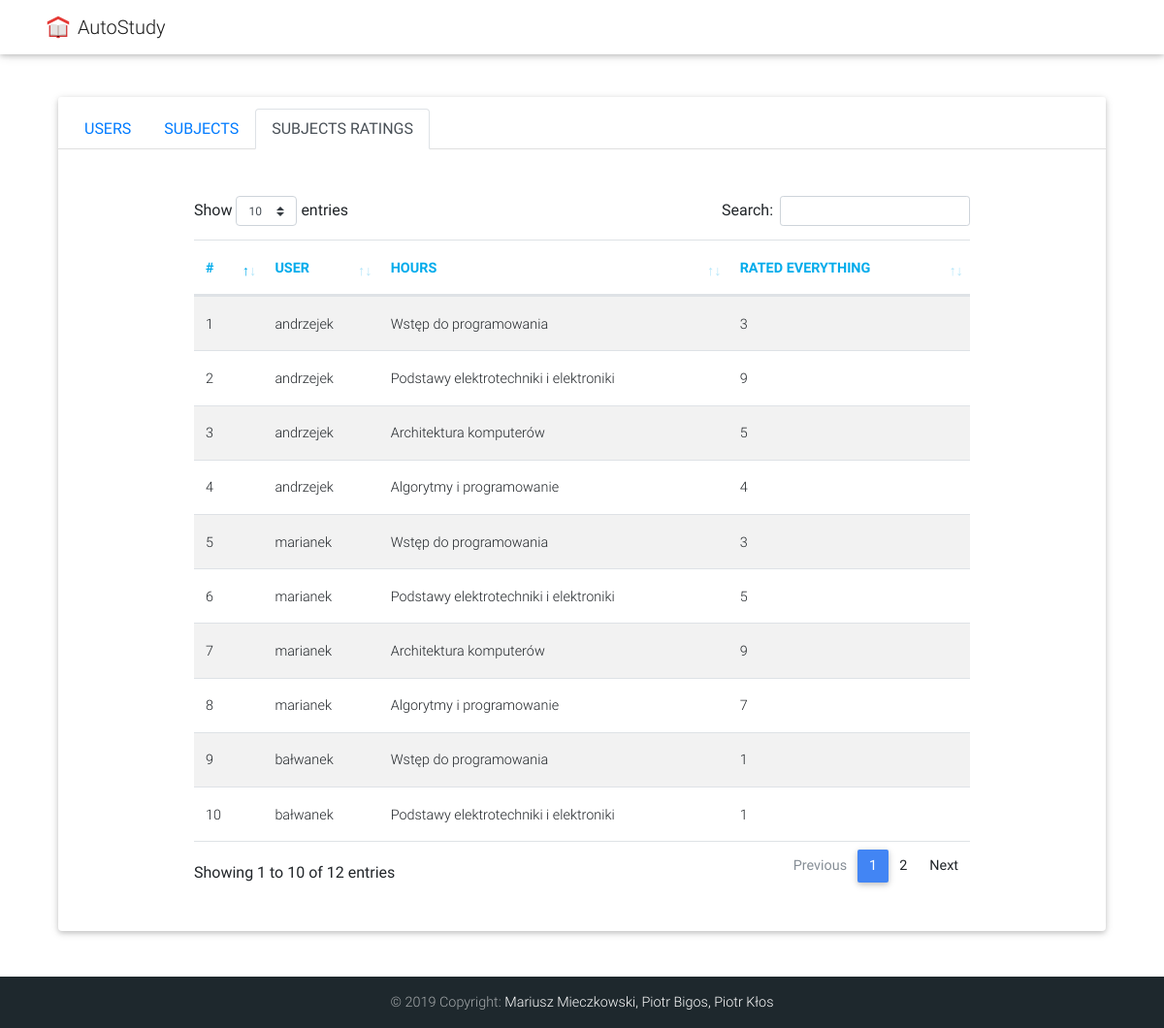
Page /schedule/subject_ratings on the earlier database version.
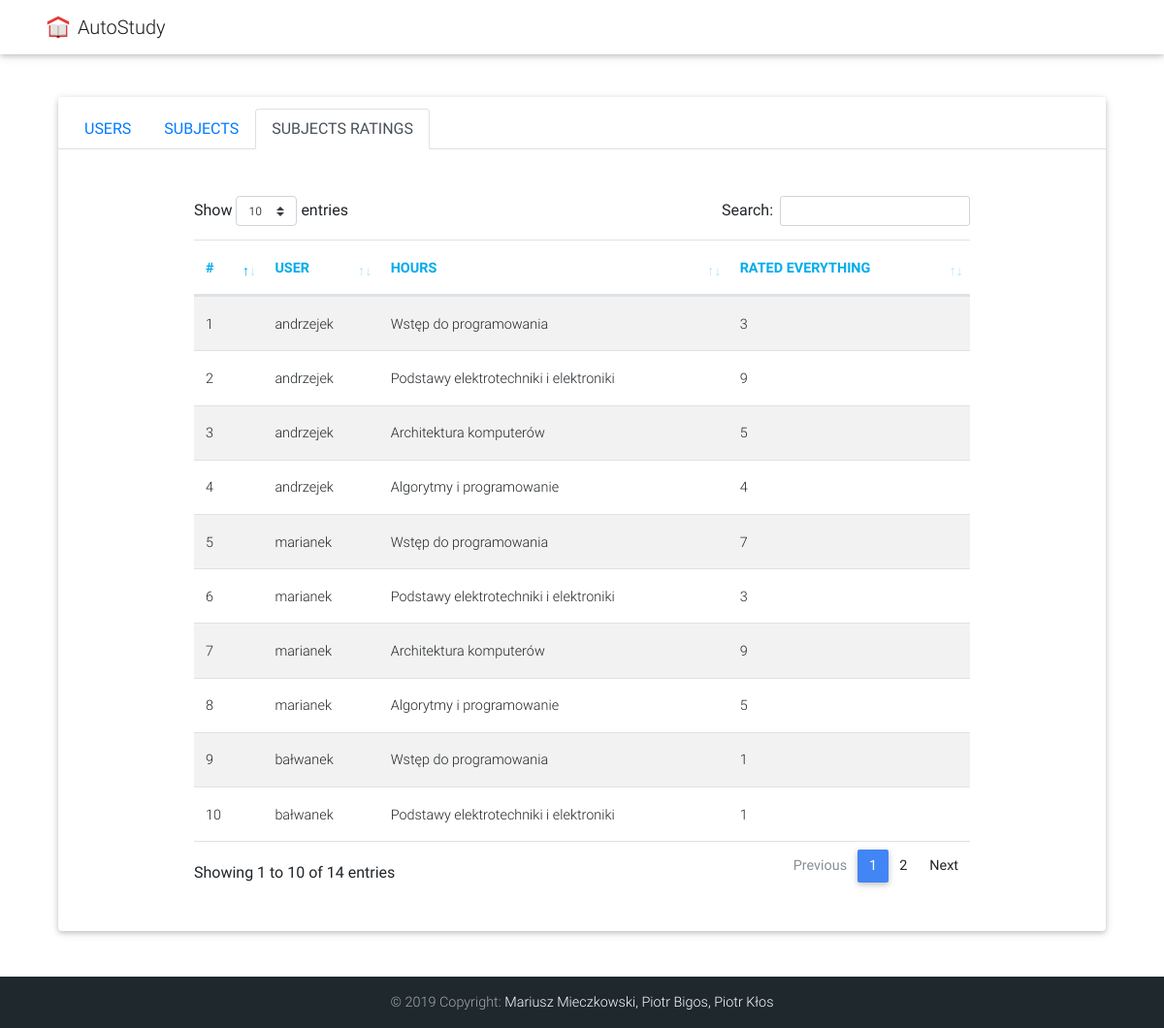
Same page on the later database version.
### schedule/models.py (models this page shows, shortened)
class SubjectRating(models.Model):
    user = models.ForeignKey(User, on_delete=models.SET_NULL, null=True)
    subject_id = models.ForeignKey(Subject, on_delete=models.SET_NULL, null=True)
    subject_rating = models.IntegerField(default=0)

class Subject(models.Model):
    id = models.UUIDField(primary_key=True, default=uuid.uuid4, help_text='Unique ID for a subject.')
    name = models.CharField(max_length=300)
    hours = models.IntegerField(default=0)
    average_rating = models.FloatField(default=0)
    def __str__(self):
        return self.name

### schedule/views.py (the view)
# urls.py: path('subject_ratings', views.admin_subject_ratings, name='subject_ratings'),
def admin_subject_ratings(request):
    all_subjects = Subject.objects.all()
    all_ratings = SubjectRating.objects.all()
    all_users = User.objects.all()
    context = {
        'all_subjects': all_subjects,
        'all_ratings': all_ratings,
        'all_users': all_users
    }
    return render(request, 'subject_ratings.html', context=context)

### templates/subject_ratings.html (shortened to what this page needs)
{% extends "base_generic.html" %}
{% block content %}
    <div class="card p-3 my-5 bg-white rounded mx-auto" style="max-width: 1100px;  width: 90%; margin-bottom: 100px !important;">
        <div class="card-header bg-white">
            <ul class="nav nav-tabs card-header-tabs">
              <li class="nav-item">
                <a class="nav-link" href="{% url 'users' %}">USERS</a>
              </li>
              <li class="nav-item">
                <a class="nav-link" href="{% url 'subjects' %}">SUBJECTS</a>
              </li>
              <li class="nav-item">
                <a class="nav-link active" href="{% url 'subject_ratings' %}">SUBJECTS RATINGS</a>
              </li>
            </ul>
          </div>
        <div class="my-5 mx-auto" style="max-width: 800px; width: 90%;">
            <table id="tableUsers" class="table table-striped border-top border-bottom">
                <thead>
                    <tr>
                        <th class="font-weight-bold">#</th>
                        <th class="font-weight-bold">User</th>
                        <th class="font-weight-bold">Hours</th>
                        <th class="font-weight-bold">Rated everything</th>
                    </tr>
                </thead>
                <tbody>
                {% for rating in all_ratings %}
                    <tr>
                        <td>{{ forloop.counter }}</td>
                        <td><a href="{% url "show_user" parameter=rating.user.username %}">{{ rating.user }}</a></td>
                        <td><a href="{% url "show_subject" parameter=rating.subject_id.name %}">{{ rating.subject_id }}</a></td>
                        <td>{{ rating.subject_rating }}</td>
                    </tr>
                {% endfor %}
                </tbody>
            </table>
        </div>
    </div>
{% endblock %}

Differences in the rows shown:
changed SubjectRating (number 5 of 10 on the later page): subject_rating "3" → "7"
changed SubjectRating (number 6 of 10 on the later page): subject_rating "5" → "3"
changed SubjectRating (number 8 of 10 on the later page): subject_rating "7" → "5"
Other differences:
text written by a page script: "Show entries Search: Showing 1 to 10 of 12 entries Previous 1 2 Next" → "Show entries Search: Showing 1 to 10 of 14 entries Previous 1 2 Next"
